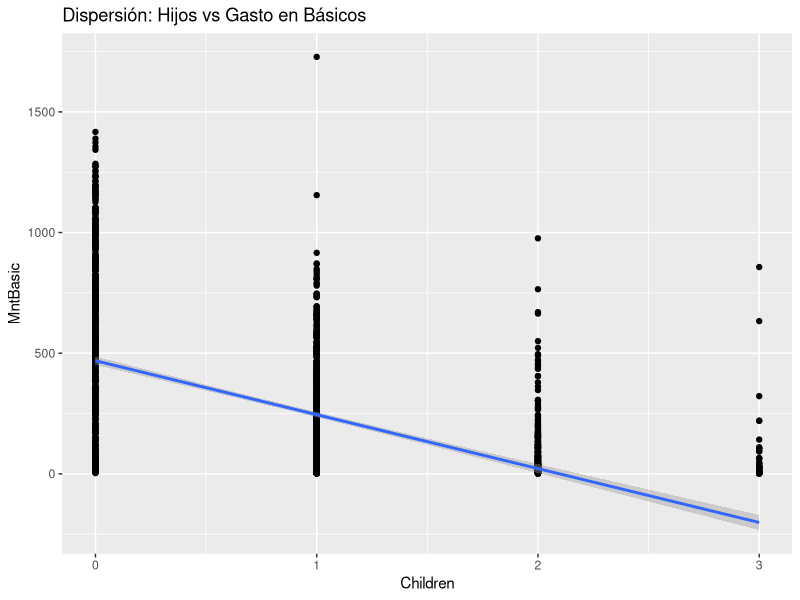
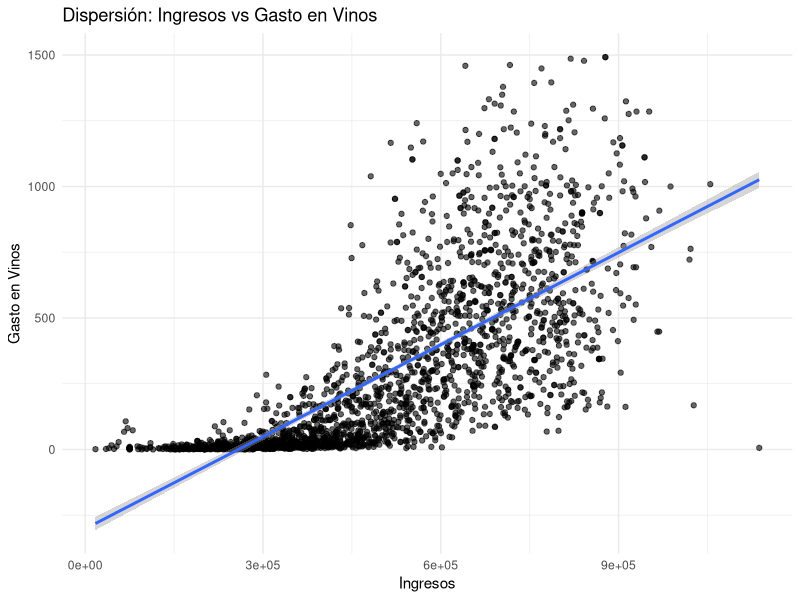

Generate these figures, in order, with R:
## ---- chunk 1
set.seed(123)
# Cargar librerías y datos
library(readxl)
library(dplyr)
library(ggplot2)


knitr::opts_chunk$set(echo = TRUE, warning = FALSE, message = FALSE)

## ---- chunk 2

df <- read_excel("data_actividad1.xlsx")

df_final <- df %>%
  mutate(Accepted = ifelse(AcceptedCmpOverall > 0, "Sí", "No"))

# Crear grupos de ingresos
group_si <- df_final$Income[df_final$Accepted == "Sí"]
group_no <- df_final$Income[df_final$Accepted == "No"]

# Mostrar los resultados de la prueba de normalidad
cat("### Resultados de la prueba de normalidad (Shapiro-Wilk)\n")
shapiro_si <- shapiro.test(group_si)
shapiro_no <- shapiro.test(group_no)
cat("Prueba para el grupo 'Sí':\n")
print(shapiro_si)
cat("Prueba para el grupo 'No':\n")
print(shapiro_no)
## ---- chunk 3
# Determinar y mostrar los resultados de la prueba de varianza
var_equal <- FALSE
if (shapiro_si$p.value > 0.05 & shapiro_no$p.value > 0.05) {
  cat("\n### Prueba de Varianza (F-test)\n")
  var_test <- var.test(group_si, group_no)
  print(var_test)
  var_equal <- var_test$p.value > 0.05
  if (var_equal) {
    cat("\nLas varianzas son iguales. Se aplicará la prueba t de Student.\n")
  } else {
    cat("\nLas varianzas no son iguales. Se aplicará la prueba t de Student con varianza no combinada.\n")
  }
} else {
  cat("\n### Prueba de Wilcoxon\n")
  cat("\nLos datos no son normales. Se aplicará la prueba de Wilcoxon (no paramétrica).\n")
}

# Realizar y mostrar los resultados de la prueba de hipótesis
if (shapiro_si$p.value > 0.05 & shapiro_no$p.value > 0.05) {
  t_result <- t.test(group_si, group_no, var.equal = var_equal, conf.level = 0.95)
} else {
  t_result <- wilcox.test(group_si, group_no, conf.int = TRUE, conf.level = 0.95)
}

cat("\n### Resultado Final de la Prueba de Hipótesis\n")
print(t_result)

# Mostrar el intervalo de confianza
ci_diff <- t_result$conf.int
cat(paste0("\nIntervalo de confianza al 95% para la diferencia: [", round(ci_diff[1], 2), ", ", round(ci_diff[2], 2), "]\n"))

## ---- chunk 4

df_final <- df_final %>%
  mutate(Children = Kidhome + Teenhome,
         MntBasic = MntFruits + MntFishProducts + MntMeatProducts + MntSweetProducts)

# Gráfico para linealidad
ggplot(df_final, aes(x = Children, y = MntBasic)) +
  geom_point() + geom_smooth(method = "lm") +
  labs(title = "Dispersión: Hijos vs Gasto en Básicos")

# Verificar normalidad
shapiro_children <- shapiro.test(df_final$Children)
shapiro_basic <- shapiro.test(df_final$MntBasic)
print(shapiro_children)
print(shapiro_basic)
## ---- chunk 5
# Correlación
if (shapiro_children$p.value > 0.05 & shapiro_basic$p.value > 0.05) {
  cor_method <- "pearson"
} else {
  cor_method <- "spearman"
  message("Datos no normales: Usando Spearman.")
}

cor_result <- cor.test(df_final$Children, df_final$MntBasic, method = cor_method, conf.level = 0.95)
print(cor_result)

# Intervalo de confianza para la correlación
ci_cor <- cor_result$conf.int
print(paste("Intervalo de confianza al 95% para la correlación: [", ci_cor[1], ", ", ci_cor[2], "]"))

## ---- chunk 6
# Gráfico de dispersión para evaluar linealidad
library(ggplot2)
ggplot(df_final, aes(x = Income, y = MntWines)) +
  geom_point(alpha = 0.6) +
  geom_smooth(method = "lm", se = TRUE) +
  labs(title = "Dispersión: Ingresos vs Gasto en Vinos", x = "Ingresos", y = "Gasto en Vinos") +
  theme_minimal()
## ---- chunk 7


# Verificar normalidad
shapiro_income <- shapiro.test(df_final$Income)
shapiro_wines <- shapiro.test(df_final$MntWines)
print(shapiro_income)  # Si p-value < 0.05, no normal
print(shapiro_wines)

# Seleccionar método de correlación
if (shapiro_income$p.value > 0.05 & shapiro_wines$p.value > 0.05) {
  cor_method <- "pearson"
  message("Datos normales: Usando correlación de Pearson.")
} else {
  cor_method <- "spearman"
  message("Datos no normales: Usando correlación de Spearman.")
}

# Prueba de correlación
cor_result <- cor.test(df_final$Income, df_final$MntWines, method = cor_method, 
                       alternative = "greater", conf.level = 0.95)
print(cor_result)

# Intervalo de confianza para la correlación
ci_cor <- cor_result$conf.int
print(paste("Intervalo de confianza al 95% para la correlación: [", ci_cor[1], ", ", ci_cor[2], "]"))

